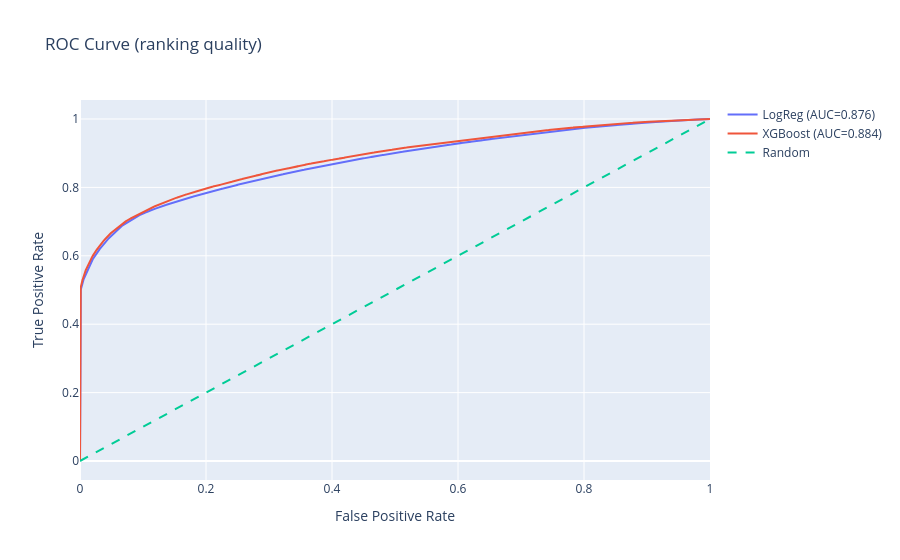
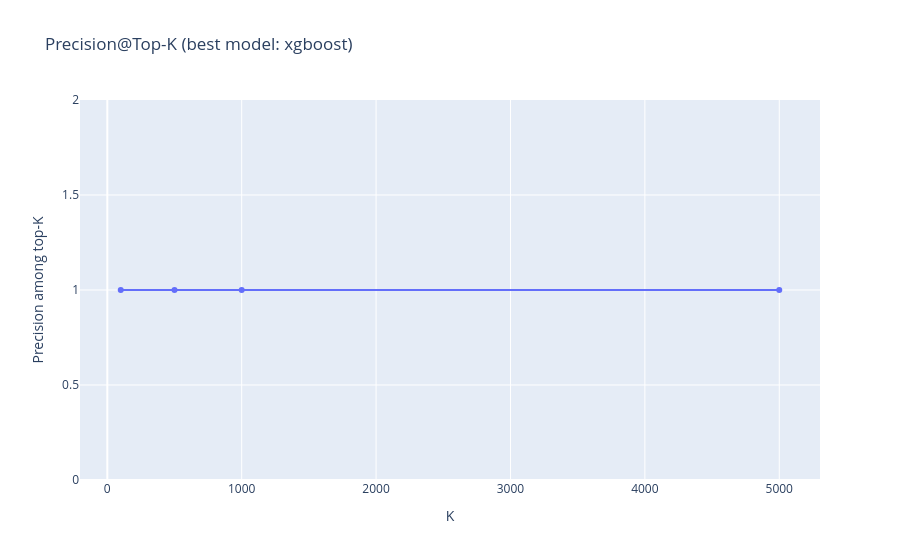

These figures' notebook cell, in order:
### Markdown cell above
## Step 5/7 — Visual evaluation (ROC + Precision@K)

**What this does**: Plots ROC curves (overall ranking quality) and Precision@K (how good the top K predictions are).

**Why we do it**: With class imbalance, accuracy can look “good” even for weak models. ROC-AUC and Precision@K are usually more informative for purchase prediction.

**What to look for in the output**:
- ROC curve above the diagonal; higher AUC is better
- Precision@K is meaningfully above the baseline purchase rate

**Interpretation**:
- ROC-AUC: how well the model ranks purchasers above non-purchasers
- Precision@K: if you target the top K sessions, what fraction are true purchasers

### Code cell
print("Step 5/7: Visual evaluation (ROC + Precision@K)")

# ROC
fpr_lr, tpr_lr, _ = roc_curve(y_test, p_lr)
fpr_xgb, tpr_xgb, _ = roc_curve(y_test, p_xgb)

fig_roc = go.Figure()
fig_roc.add_trace(go.Scatter(x=fpr_lr, y=tpr_lr, mode="lines", name=f"LogReg (AUC={metrics_lr['roc_auc']:.3f})"))
fig_roc.add_trace(go.Scatter(x=fpr_xgb, y=tpr_xgb, mode="lines", name=f"XGBoost (AUC={metrics_xgb['roc_auc']:.3f})"))
fig_roc.add_trace(go.Scatter(x=[0, 1], y=[0, 1], mode="lines", name="Random", line=dict(dash="dash")))
fig_roc.update_layout(title="ROC Curve (ranking quality)", xaxis_title="False Positive Rate", yaxis_title="True Positive Rate")
fig_roc.show()

# Precision@K on best model
best_name, best_p = ("xgboost", p_xgb) if metrics_xgb["roc_auc"] >= metrics_lr["roc_auc"] else ("logreg", p_lr)
order = np.argsort(-best_p)
y_sorted = np.asarray(y_test)[order]

ks = [100, 500, 1000, 5000]
prec_at_k = [float(y_sorted[: min(k, len(y_sorted))].mean()) for k in ks]

fig_pk = px.line(x=ks, y=prec_at_k, markers=True, title=f"Precision@Top-K (best model: {best_name})")
fig_pk.update_layout(xaxis_title="K", yaxis_title="Precision among top-K")
fig_pk.show()

### Figure 1 — Plotly figure (JSON) as saved in the notebook; plotly's stock layout.template omitted (floating-point values rounded to 4 significant figures; data arrays with more than 128 entries replaced by an {"elided": "..."} marker saying what was removed)
{"data": [{"mode": "lines", "name": "LogReg (AUC=0.876)", "type": "scatter", "x": {"elided": "73801 float values"}, "y": {"elided": "73801 float values"}}, {"mode": "lines", "name": "XGBoost (AUC=0.884)", "type": "scatter", "x": {"elided": "121929 float values"}, "y": {"elided": "121929 float values"}}, {"line": {"dash": "dash"}, "mode": "lines", "name": "Random", "type": "scatter", "x": [0, 1], "y": [0, 1]}], "layout": {"title": {"text": "ROC Curve (ranking quality)"}, "xaxis": {"title": {"text": "False Positive Rate"}}, "yaxis": {"title": {"text": "True Positive Rate"}}}}

### Figure 2 — Plotly figure (JSON) as saved in the notebook; plotly's stock layout.template omitted (floating-point values rounded to 4 significant figures)
{"data": [{"hovertemplate": "x=%{x}<br>y=%{y}<extra></extra>", "legendgroup": "", "line": {"color": "#636efa", "dash": "solid"}, "marker": {"symbol": "circle"}, "mode": "lines+markers", "name": "", "orientation": "v", "showlegend": false, "type": "scatter", "x": [100, 500, 1000, 5000], "xaxis": "x", "y": [1.0, 1.0, 1.0, 1.0], "yaxis": "y"}], "layout": {"legend": {"tracegroupgap": 0}, "title": {"text": "Precision@Top-K (best model: xgboost)"}, "xaxis": {"anchor": "y", "domain": [0, 1], "title": {"text": "K"}}, "yaxis": {"anchor": "x", "domain": [0, 1], "title": {"text": "Precision among top-K"}}}}
